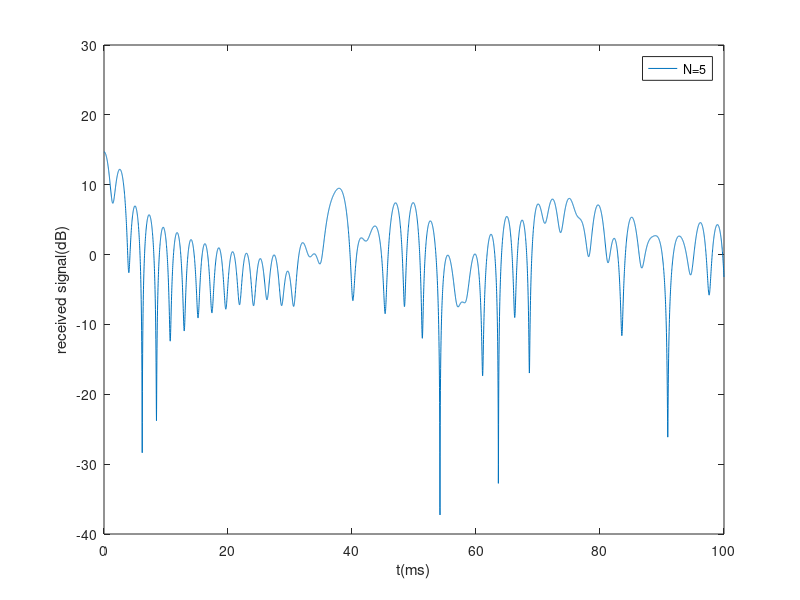

This figure's MATLAB source:
c0 = 108e7;
f0 = 2400e6;
v = 100;
N = [13];
f_max = f0*v/c0;
t = 0:0.01666:100;

m1 = zeros(size(t));
m2 = zeros(size(t));
for i=1:1
    for n=1:N(i)-1
        c1_in = (2/sqrt(N(i)-1/2))*sin(pi*n/N(i)-1);
        c2_in = (2/sqrt(N(i)-1/2))*cos(pi*n/N(i)-1);
        f_in = f_max*cos(pi*n/(2*(N(i)-1/2)));
        r =(c1_in*cos(2*pi*f_in*(t/1000)));
        m1 = m1 + r;
        m2 = m2 + (c2_in*cos(2*pi*f_in*(t/1000)));
    end
    m1 = m1 + (2/sqrt(N(i)-1/2))*cos(2*pi*f_max*(t/1000));
    m2 = m2 + (2/sqrt(N(i)-1/2))*cos(2*pi*f_max*(t/1000));
    res = sqrt(m1.^2 + m2.^2);
    res = 20*log10(res);
    figure(1)
    plot(t, res)
    hold on
end
xlabel('t(ms)')
ylabel('received signal(dB)')
ylim([-40 30])
legend('N=5', 'N=10', 'N=15', 'N=20')
hold off